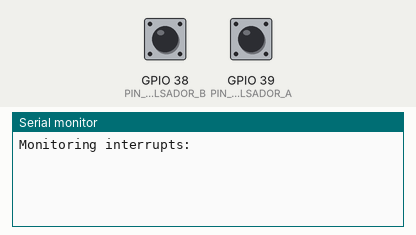
This sketch was run on a simulated ESP32. Parts: the last lines printed to the serial monitor. The test bench sets the inputs (shaded band); at power-on: GPIO 38 (PIN_PULSADOR_B) HIGH, GPIO 39 (PIN_PULSADOR_A) HIGH.

Above: at 1.2 s.
1.3 s: GPIO 38 (PIN_PULSADOR_B) pulled LOW for 0.15 s
At 2.2 s:
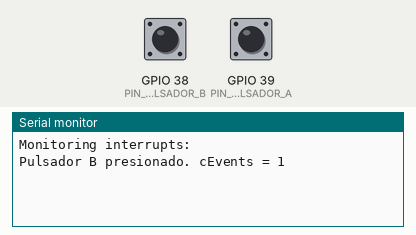
2.9 s: GPIO 39 (PIN_PULSADOR_A) pulled LOW for 0.15 s
At 3.4 s:
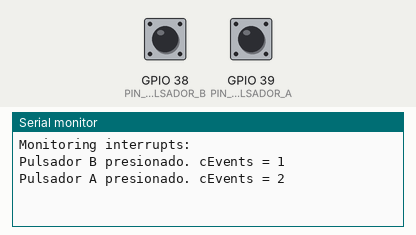
4.5 s: GPIO 38 (PIN_PULSADOR_B) pulled LOW for 1 s
At 5.9 s:
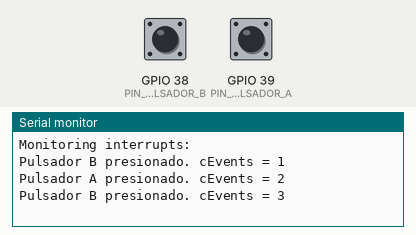
7.0 s: GPIO 39 (PIN_PULSADOR_A) pulled LOW for 1 s
At 9.0 s:
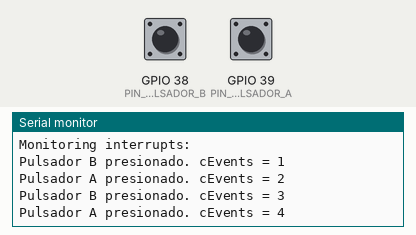

Measured:
- after the input at 1.3 s, the serial monitor: prints a new line after 0.15 s (image 1)
- after the input at 2.9 s, the serial monitor: prints a new line after 0.15 s (image 2)
- after the input at 4.5 s, the serial monitor: prints a new line after 1.0 s (image 3)
- after the input at 7.0 s, the serial monitor: prints a new line after 1.0 s (image 4)

The sketch:

Ejer_6_tarea_seccritica.ino
```cpp
/* Ejercicio 6: Seccion critica vinculada a tareas
*/
#define PIN_PULSADOR_A 39
#define PIN_PULSADOR_B 38

//declarar el manejador para el semáforo binario como variable global
SemaphoreHandle_t xSemaphore_A = NULL;
SemaphoreHandle_t xSemaphore_B = NULL;
SemaphoreHandle_t xSemaphore_M = NULL;

//declarar el manejador para el semáforo mutex como variable global


static int cEvents;
int const a_end = 32767;
int const b_end = 199;
volatile int incr_2 = 0;

// Rutina de interrupción, llamada cuando se presiona el pulsador
void IRAM_ATTR pulsadorA_ISR() {
    // da el semáforo para que quede libre para la tarea pulsador
   xSemaphoreGiveFromISR(xSemaphore_A, NULL);
}
void IRAM_ATTR pulsadorB_ISR() {
    // da el semáforo para que quede libre para la tarea pulsador
   xSemaphoreGiveFromISR(xSemaphore_B, NULL);
}

void task_pulsador_A(void* arg) {

   while(1) {
      int incr = 1;
      int cuenta;
      // Espero por la notificación de la ISR
      if(xSemaphoreTake(xSemaphore_A,portMAX_DELAY) == pdTRUE) {
            if(xSemaphoreTake(xSemaphore_M,portMAX_DELAY) == pdTRUE){
                cuenta = cEvents;
                Delay_c(a_end,b_end);
                cuenta += incr;
                cEvents = cuenta;
                Serial.print("Pulsador A presionado. cEvents = ");
                Serial.println(cEvents);
            }
            xSemaphoreGive(xSemaphore_M);
      }
   }
}
void task_pulsador_B(void* arg) {

   while(1) {
      // Espero por la notificación de la ISR
      if(xSemaphoreTake(xSemaphore_B,portMAX_DELAY) == pdTRUE) {
            if(xSemaphoreTake(xSemaphore_M,portMAX_DELAY) == pdTRUE){
                cEvents ++;
                Serial.print("Pulsador B presionado. cEvents = ");
                Serial.println(cEvents);
            }
            xSemaphoreGive(xSemaphore_M);
      }
   }
}

void setup() {
  Serial.begin(115200);
  Serial.println("Monitoring interrupts: ");
  pinMode(PIN_PULSADOR_A, INPUT_PULLUP);
  pinMode(PIN_PULSADOR_B, INPUT_PULLUP);
  attachInterrupt(digitalPinToInterrupt(PIN_PULSADOR_A), pulsadorA_ISR, RISING);
  attachInterrupt(digitalPinToInterrupt(PIN_PULSADOR_B), pulsadorB_ISR, RISING);

   // se crea el semáforo binario
   xSemaphore_A = xSemaphoreCreateBinary();
   xSemaphore_B = xSemaphoreCreateBinary();
   xSemaphore_M = xSemaphoreCreateMutex();

   //Se crea el Mutex

   // creo la tarea task_pulsador
   xTaskCreate(task_pulsador_A, "task_pulsador", 2048, NULL, 5, NULL);
   xTaskCreate(task_pulsador_B, "task_pulsador", 2048, NULL, 5, NULL);
}

void Delay_c(int const a_end, int const b_end){
    int a, b;
      for (a = 1; a <= a_end; a++){
        for (b = 1; b <= b_end; b++)
          {
           incr_2++;
           }
        };
}
void loop() {}
```
